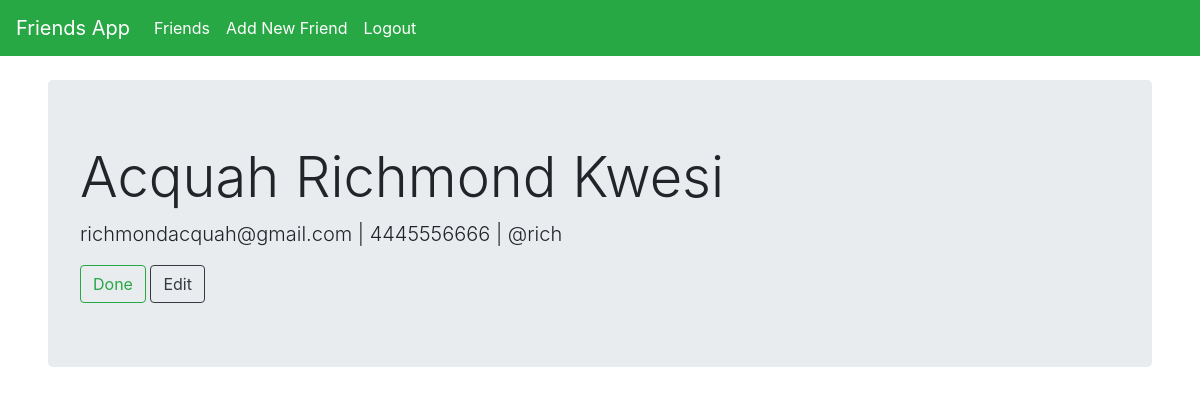
The page /friends/13/show (signed in) on the database its author committed.
### friends/models.py (models this page shows, shortened)
class Friend(models.Model):
  first_name = models.CharField(max_length=500)
  last_name = models.CharField(max_length=500)
  email = models.CharField(max_length=200, unique=True, validators=[validators.EmailValidator()])
  phone = models.CharField(max_length=10, unique=True, validators=[validators.MaxLengthValidator(limit_value=10, message="Enter more than 10 values")])
  twitter_handle = models.CharField(max_length=100, unique=True)

### friends/views.py (the view)
# urls.py: path("<int:friend_id>/show", views.show, name="show"),
@login_required(login_url='login')
def show(request, friend_id: int):
  friend = get_object_or_404(Friend, pk=friend_id)
  context={
    'friend': friend,
    'friend_id': friend_id
  }
  return render(request, 'friends/show.html', context=context)

### friends/templates/friends/show.html
{% extends "header.html" %}
{% block content %}
  {% if friend %}
    <div class="jumbotron mx-5 mt-4">
      <h1 class="display-4">{{ friend.last_name }} {{ friend.first_name }}</h1>
      <p class="lead">{{friend.email}} | {{friend.phone}} | {{friend.twitter_handle}} </p>
      <a class="btn btn-outline-success btn-md" href="{% url 'friends:index' %}" role="button">Done</a>
      <a class="btn btn-outline-dark btn-md" href="{% url 'friends:edit' friend.id %}" role="button">Edit</a>
    </div>
  {% else %}
    <p>Friend with id {{ friend_id }} does not exist</p>
  {% endif %}
{% endblock %}

### rows shown on the page
Friend: last_name "Acquah", first_name "Richmond Kwesi", email "richmondacquah@gmail.com", phone "4445556666", twitter_handle "@rich"
